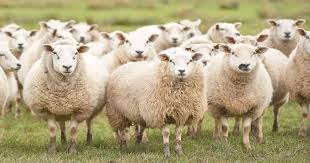
#> input picture ComputacaoGrafica/Filtros/CodigosPython/ovelhateste.jpg, 310 x 163 px
$ python MediaMediana.py
#> lines starting #> are read from the running program, lines starting #| are printed output that depends on the picture
# -*- coding: utf-8 -*-
"""
Created on Mon Jun 28 19:21:54 2021

@author: andy_
"""

import cv2
import numpy as np

imagem = cv2.imread('ovelhateste.jpg')
#> imagem is the input picture: shape (163, 310, 3); mean B, G, R 129.5, 164.8, 177.2

imagemCinza = cv2.cvtColor(imagem, cv2.COLOR_BGR2GRAY)
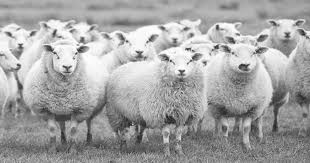
#> imagemCinza: shape (163, 310); min 28, max 255, mean 164.5

#> (the run stopped early here; a loop or call above may not have finished)
